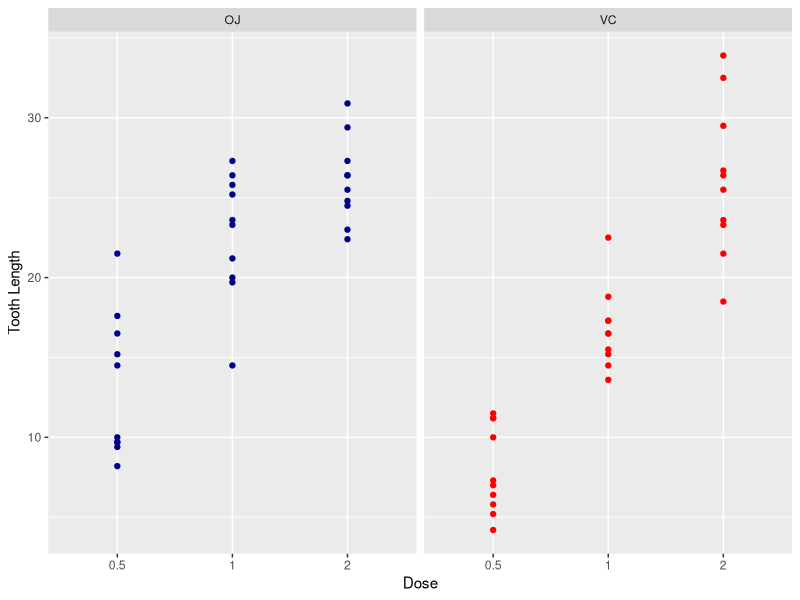
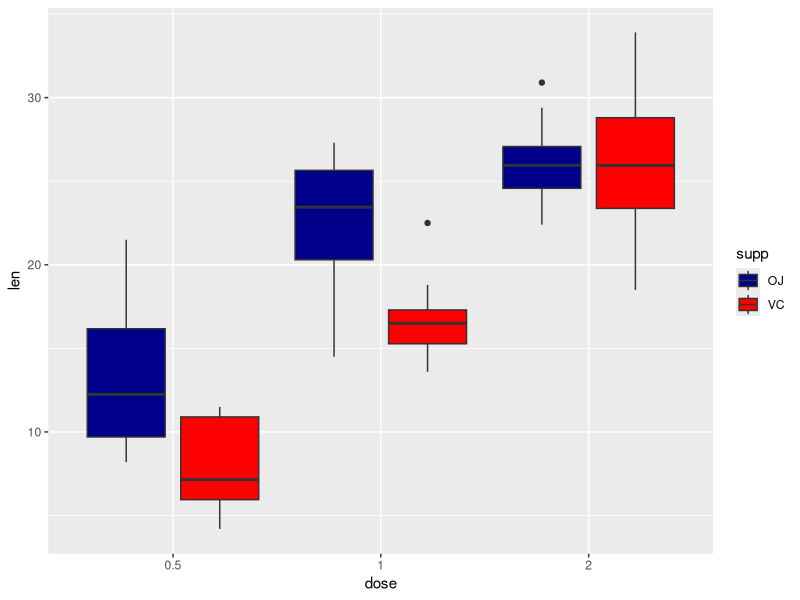
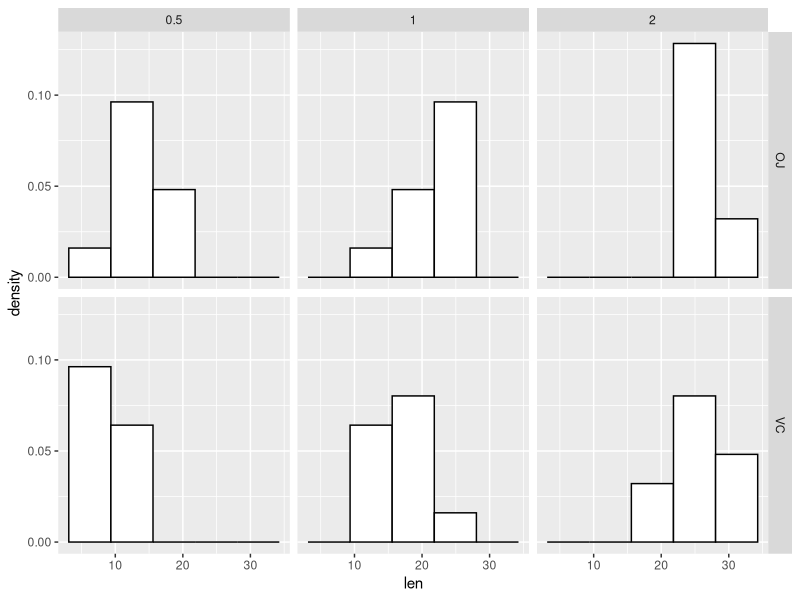
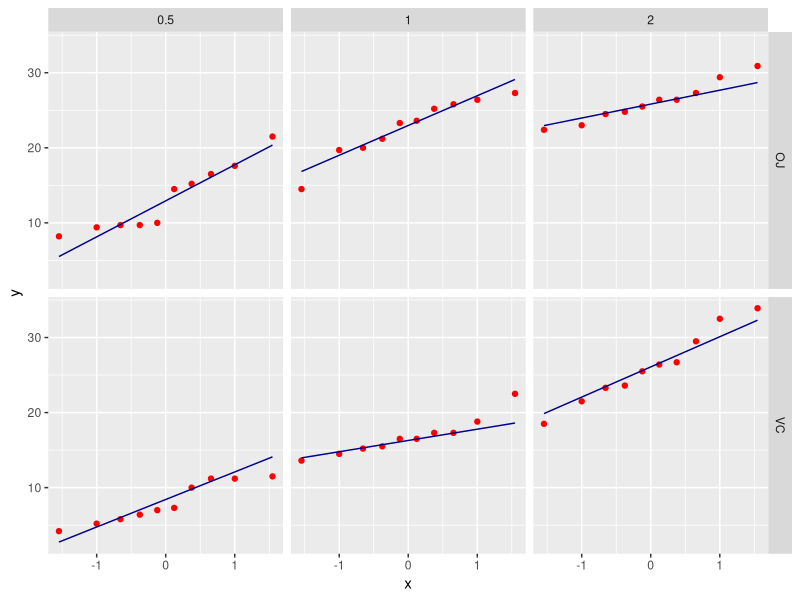

These charts were generated, in order, by the following R code:
## ---- chunk 1
knitr::opts_chunk$set(echo = TRUE)
## ---- chunk 2
#Initialization and load packages
library(ggplot2)
library(dplyr)
library(datasets)

data("ToothGrowth")
## ---- chunk 3
ToothGrowth <- as_tibble(ToothGrowth)
str(ToothGrowth)
## ---- chunk 4
ToothGrowth$dose <- as.factor(ToothGrowth$dose)
summary(ToothGrowth)
## ---- chunk 5
ggplot(ToothGrowth, aes(x = dose, y = len)) + 
        geom_point(aes(color = supp)) + facet_grid(.~supp) +
        scale_color_manual(values = c("darkblue", "red"))+
        xlab("Dose") + ylab("Tooth Length")+
        theme(legend.position="None")
## ---- chunk 6
ggplot(ToothGrowth, aes(x = dose, y = len)) + 
        geom_boxplot(aes(fill = supp), position = position_dodge(0.9)) +
        scale_fill_manual(values = c("darkblue", "red"))
## ---- chunk 7
# Facet Histogram plot
bw <- 2 * IQR(ToothGrowth$len) / length(ToothGrowth$len)^(1/3) # Freedman–Diaconis rule for binwidth
ggplot(ToothGrowth, aes(x=len))+
        geom_histogram(aes(y=..density..),color="black", fill="white", binwidth=bw)+
        facet_grid(supp ~ dose)
# Facet Q-Q plot
ggplot(ToothGrowth, aes(sample=len))+
        stat_qq(distribution=qnorm, color="red") +
        stat_qq_line(distribution=qnorm, color="darkblue") +
        facet_grid(supp ~ dose)
## ---- chunk 8
var1 <- c("OJ","VC")
var2 <- c("0.5","1","2")
condition <- matrix(as.character(NA),nrow=length(var1)*length(var2),ncol=2)
k<-0
for(i in 1:length(var1)) {
        for(j in 1:length(var2)) {
                k<-k+1
                condition[k,1]<-var1[i]
                condition[k,2]<-var2[j]
        }
}
pair <- matrix(as.numeric(NA),nrow=choose(k,2),ncol=2)
l<-0
for(i in 1:(k-1)) {
        for(j in (i+1):k) {
                l<-l+1
                pair[l,1]<-i
                pair[l,2]<-j
        }
}
condition
pair
## ---- chunk 9
pSignif <-0.05
comparisons <- data.frame(condADel = as.character(NULL), condADose = as.character(NULL),
        meanA = as.numeric(NULL),condBDel=as.character(NULL), condBDose=as.character(NULL),
        meanB = as.numeric(NULL),meanDiffBA = as.numeric(NULL),pValue=as.numeric(NULL), 
        significant=as.logical(NULL))
for(i in 1:l) {
        set1 <- ToothGrowth %>% filter(supp==condition[pair[i,1],1],dose==condition[pair[i,1],2]) %>% select(len)
        set2 <- ToothGrowth %>% filter(supp==condition[pair[i,2],1],dose==condition[pair[i,2],2]) %>% select(len)
        tt <- t.test(set1,set2,alternative="two.sided")
        comparisons <- add_row(comparisons,condADel=condition[pair[i,1],1],
          condADose=condition[pair[i,1],2],meanA=tt$estimate[1],condBDel=condition[pair[i,2],1],
          condBDose=condition[pair[i,2],2],meanB=tt$estimate[2],meanDiffBA=meanB-meanA,
          pValue=tt$p.value,significant=pValue<pSignif)
}
comparisons %>% knitr::kable("latex", booktabs = TRUE,align=rep('c', ncol(comparisons)),
                             digits=4) %>% kableExtra::kable_styling(latex_options = "striped")
## ---- chunk 10
comparisons %>% filter(condADel=="OJ",condBDel=="OJ") %>% 
        knitr::kable("latex", booktabs = TRUE,align=rep('c', ncol(comparisons)),
                 digits=4) %>% kableExtra::kable_styling(latex_options = "striped")
## ---- chunk 11
comparisons %>% filter(condADel=="VC",condBDel=="VC") %>% 
        knitr::kable("latex", booktabs = TRUE,align=rep('c', ncol(comparisons)),
                 digits=4) %>% kableExtra::kable_styling(latex_options = "striped")
## ---- chunk 12
comparisons %>% filter(condADel=="OJ",condBDel=="VC", condADose == condBDose) %>% 
        knitr::kable("latex", booktabs = TRUE,align=rep('c', ncol(comparisons)),
                 digits=4) %>% kableExtra::kable_styling(latex_options = "striped")
## ---- chunk 13
comparisons %>% filter(condADel=="OJ",condBDel=="VC", condADose != condBDose) %>% 
        knitr::kable("latex", booktabs = TRUE,align=rep('c', ncol(comparisons)),
                 digits=4) %>% kableExtra::kable_styling(latex_options = "striped")
